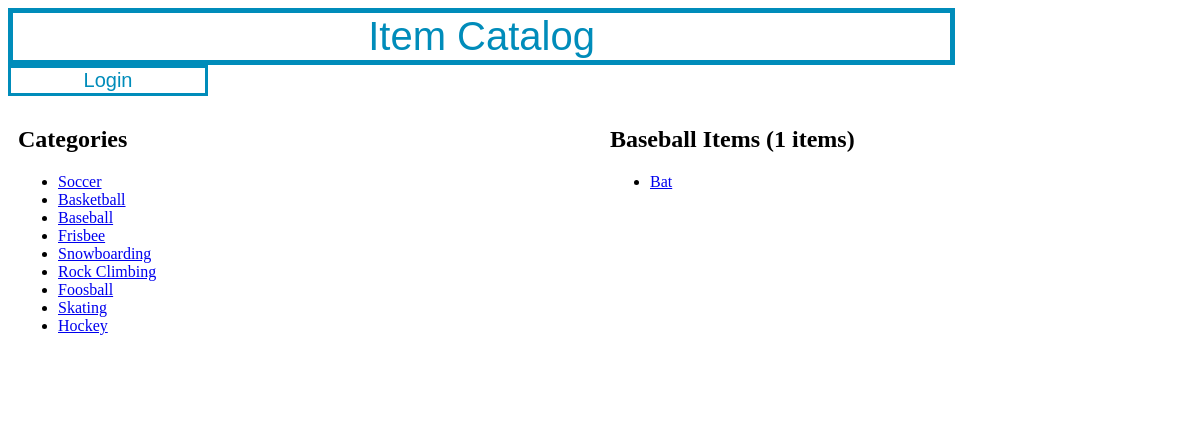
/catalog/Baseball/items, run on the app's committed database.
### database_setup.py (models this page shows, shortened)
class Category(Base):
    __tablename__ = 'category'
    id = Column(Integer, primary_key=True)
    name = Column(String(80), nullable=False)
    user_id = Column(Integer, ForeignKey('user.id'))
    user = relationship(User)

class Item(Base):
    __tablename__ = "item"
    id = Column(Integer, primary_key=True)
    name = Column(String(80), nullable=False)
    description = Column(String(250), nullable=False)
    user_id = Column(Integer, ForeignKey('user.id'))
    user = relationship(User)
    category_id = Column(Integer, ForeignKey('category.id'))
    category = relationship(Category)

### project.py (the view)
@app.route('/catalog/<string:category_name>/items')
def show_category_items(category_name):
    category = db_session.query(Category).filter_by(name=category_name).first()
    if(category is None):
        flash("Unknow category")
        return redirect(url_for('show_home'))
    else:
        return render_template(
            'category_items.html',
            categories=db_session.query(Category).all(),
            category=(db_session.query(Category)
                      .filter_by(id=category.id).first()),
            items=(db_session.query(Item)
                   .filter_by(category_id=category.id).all()),
            items_count=(db_session.query(Item)
                         .filter_by(category_id=category.id).count()))

### templates/category_items.html
{% extends "base.html" %}
{% block content %}
	<div class="row">
        <div class="column">
            <h2>Categories</h2>
            <ul>
                {% for category in categories %}
                <li>
                    <a href="{{url_for('show_category_items', category_name=category.name)}}">
                        {{category.name}}
                    </a>
                </li>
                {% endfor %}
            </ul>
        </div>
		<div class="column">
            <h2>{{category.name}} Items ({{items_count}} items)</h2>
            <ul>
                {% for item in items %}
                <li>
                    <a href="{{url_for('show_item', category_name=item.category.name, item_name=item.name)}}">
                        {{item.name}}
                    </a>
                </li>
                {% endfor %}
            </ul>
        </div>
	</div>
{% endblock %}

### static/styles.css (style rules this page uses)
* { box-sizing: border-box; }
.column { float: left; width: 50%; padding: 10px; height: 300px; }
.row:after { content: ""; display: table; clear: both; }

### data on the page
Category: name "Soccer"
Category: name "Basketball"
Category: name "Baseball"
Category: name "Frisbee"
Category: name "Snowboarding"
Category: name "Rock Climbing"
Category: name "Foosball"
Category: name "Skating"
Category: name "Hockey"
Item: name "Bat"

### other printed values
{{ items_count }} "1"
